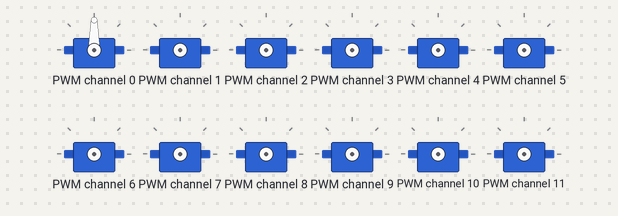
A program run on a simulated Raspberry Pi (BCM pin numbers). Shown: 12 × servo. What the program prints to the terminal is not drawn. At 14.8 s the program stops and its outputs stay as they are.

Above: at 0.1 s.
At 2.2 s:
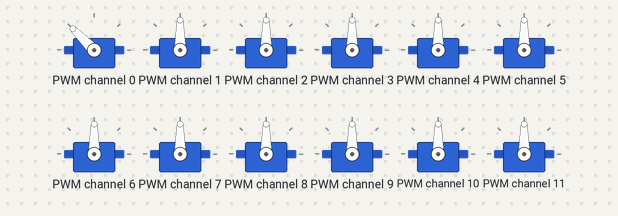
At 4.2 s:
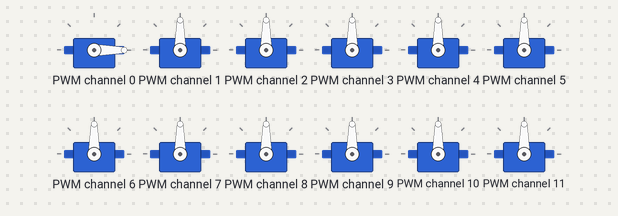
At 6.2 s:
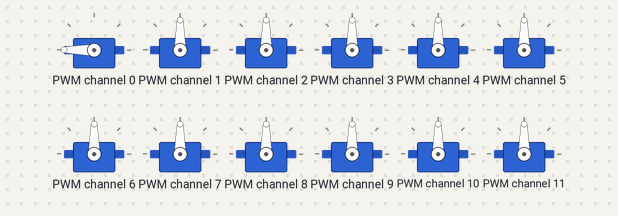
Timing chart, 0 to 8.7 s (numbered marks = the images above):
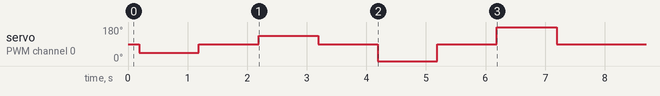

The program:

debug_servo_controller.py
```python
#!/usr/bin/env python3
"""
Debug test for servo_controller.py
Tests if the HexapodServoController can actually move servos
"""

import sys
import time
from servo_controller import HexapodServoController
import config

print("=" * 70)
print("SERVO CONTROLLER DEBUG TEST")
print("=" * 70)

try:
    # Initialize controller
    print("\n1. Initializing servo controller...")
    controller = HexapodServoController()
    print("   ✓ Controller initialized")

    # Attach servos
    print("\n2. Attaching servos...")
    controller.attach_servos()
    print("   ✓ Servos attached")

    # Test writing to first servo (coxa1)
    print("\n3. Testing servo movement...")
    print("   Testing servo 'coxa1' (index 0)")

    # Move to different positions
    positions = [1000, 1500, 2000, 1500]  # microseconds
    angles = [0, 90, 180, 90]  # degrees

    print("\n   Using microseconds control:")
    for i, us in enumerate(positions):
        print(f"   → Writing {us}μs...", end='')
        controller.write_microseconds(0, us)
        time.sleep(1)
        print(" done")

    print("\n   Using angle control:")
    for i, angle in enumerate(angles):
        print(f"   → Writing {angle}°...", end='')
        controller.write_angle(0, angle)
        time.sleep(1)
        print(" done")

    # Test all servos briefly
    print("\n4. Testing all servos (quick sweep)...")
    print("   Each servo will move to center (1500μs)")

    for servo_idx in range(18):
        servo_name = config.SERVO_INDEX_MAP[servo_idx]
        print(f"   → {servo_name} (index {servo_idx})...", end='')
        controller.write_microseconds(servo_idx, 1500)
        time.sleep(0.2)
        print(" done")

    print("\n5. Keeping servos at center position for 3 seconds...")
    time.sleep(3)

    # Cleanup
    print("\n6. Detaching servos...")
    controller.detach_servos()
    print("   ✓ Servos detached")

    print("\n" + "=" * 70)
    print("TEST COMPLETE")
    print("=" * 70)
    print("\nIf servos didn't move, check:")
    print("  1. Servo power supply is connected and ON")
    print("  2. Servos are connected to correct PCA9685 channels")
    print("  3. PCA9685 boards have correct I2C addresses (0x40, 0x41)")
    print("  4. Ground is common between Pi and servo power supply")

except KeyboardInterrupt:
    print("\n\nTest interrupted by user")
    if 'controller' in locals():
        controller.detach_servos()

except Exception as e:
    print(f"\n\n❌ ERROR: {e}")
    import traceback
    traceback.print_exc()

    print("\nDEBUG INFO:")
    print(f"  config.PCA9685_ADDRESS_1 = {hex(config.PCA9685_ADDRESS_1)}")
    print(f"  config.PCA9685_ADDRESS_2 = {hex(config.PCA9685_ADDRESS_2)}")
    print(f"  config.PCA9685_FREQUENCY = {config.PCA9685_FREQUENCY}")
    print(f"  config.SERVO_MIN_PULSE = {config.SERVO_MIN_PULSE}")
    print(f"  config.SERVO_MAX_PULSE = {config.SERVO_MAX_PULSE}")

    if 'controller' in locals():
        controller.cleanup()
```

servo_controller.py
```python
"""
Servo Controller for Hexapod
Controls 18 servos via 2 PCA9685 PWM controllers over I2C
Uses adafruit-servokit for reliable servo control
"""

import time
from adafruit_servokit import ServoKit
import config


class HexapodServoController:
    """
    Controls all 18 servos for the hexapod
    Uses 2 PCA9685 boards via I2C with ServoKit library
    """

    def __init__(self):
        """Initialize PCA9685 controllers using ServoKit"""
        print("Initializing PCA9685 servo controllers...")

        try:
            # Initialize both PCA9685 boards using ServoKit
            # ServoKit handles all the low-level PWM/frequency setup automatically
            self.kit1 = ServoKit(channels=16, address=config.PCA9685_ADDRESS_1)
            self.kit2 = ServoKit(channels=16, address=config.PCA9685_ADDRESS_2)

            # Track servo attachment state
            self.servos_attached = False

            # Cache for last written angles (to avoid unnecessary writes)
            self.last_angles = [None] * 18

            print(f"PCA9685 #1 at {hex(config.PCA9685_ADDRESS_1)}")
            print(f"PCA9685 #2 at {hex(config.PCA9685_ADDRESS_2)}")
            print("ServoKit initialized successfully")

        except Exception as e:
            print(f"Error initializing ServoKit: {e}")
            print("Make sure:")
            print("  1. I2C is enabled (sudo raspi-config)")
            print("  2. PCA9685 boards are connected")
            print("  3. I2C addresses are correct (0x40, 0x41)")
            raise

    def attach_servos(self):
        """
        Enable all servos
        Sets initial state for all servo channels
        """
        if self.servos_attached:
            print("Servos already attached")
            return

        try:
            # Move all servos to neutral position (90 degrees)
            print("Attaching servos and moving to neutral position...")
            for i in range(18):
                self.write_angle(i, 90)
                time.sleep(0.01)  # Small delay between servo commands

            self.servos_attached = True
            print("All servos attached successfully")

        except Exception as e:
            print(f"Error attaching servos: {e}")
            raise

    def detach_servos(self):
        """
        Disable all servos
        Note: ServoKit doesn't have a direct detach, but we can stop sending commands
        """
        if not self.servos_attached:
            print("Servos already detached")
            return

        try:
            # ServoKit maintains the last position when we stop commanding
            # To truly "detach", we'd need to set PWM to 0, but ServoKit doesn't expose this
            # Just mark as detached
            self.servos_attached = False
            print("Servos detached")

        except Exception as e:
            print(f"Error detaching servos: {e}")
            raise

    def write_angle(self, servo_index, angle):
        """
        Write angle to a servo (0-180 degrees)

        Args:
            servo_index: Servo index (0-17)
            angle: Angle in degrees (0-180)
        """
        # Constrain angle to valid range
        angle = max(0, min(180, angle))

        # Check if angle has changed (avoid unnecessary writes)
        if self.last_angles[servo_index] == angle:
            return

        # Determine which board and channel
        board_num, channel = self._get_board_and_channel(servo_index)

        # Write angle
        if board_num == 1:
            self.kit1.servo[channel].angle = angle
        else:
            self.kit2.servo[channel].angle = angle

        # Cache the angle
        self.last_angles[servo_index] = angle

    def write_microseconds(self, servo_index, microseconds):
        """
        Write PWM pulse width in microseconds
        Converts microseconds to angle for ServoKit

        Args:
            servo_index: Servo index (0-17)
            microseconds: Pulse width (500-2500μs, typical servo range)
        """
        # Convert microseconds to angle (500μs = 0°, 2500μs = 180°)
        # Standard servo: 1000μs = 0°, 2000μs = 180°
        # We'll use 500-2500 range for full 0-180°
        angle = ((microseconds - 500) / 2000.0) * 180.0

        # Constrain to valid range
        angle = max(0, min(180, angle))

        self.write_angle(servo_index, angle)

    def write_leg_servos(self, leg, angles):
        """
        Write angles to all servos of a specific leg

        Args:
            leg: Leg index (0-5)
            angles: List of 3 angles [coxa, femur, tibia] in degrees
        """
        # Get servo indices for this leg
        servo_indices = self._get_leg_servo_indices(leg)

        # Write each angle
        for i, angle in enumerate(angles):
            self.write_angle(servo_indices[i], angle)

    def _get_board_and_channel(self, servo_index):
        """
        Get PCA9685 board number and channel for a servo index

        Args:
            servo_index: Global servo index (0-17)

        Returns:
            (board_num, channel) tuple
            board_num: 1 or 2
            channel: 0-15
        """
        # Servos 0-14 are on board 1 (legs 0-4)
        # Servos 15-17 are on board 2 (leg 5)
        if servo_index < 15:
            return (1, servo_index)
        else:
            return (2, servo_index - 15)

    def _get_leg_servo_indices(self, leg):
        """
        Get the three servo indices for a leg

        Args:
            leg: Leg index (0-5)

        Returns:
            List of [coxa_index, femur_index, tibia_index]
        """
        # Each leg has 3 servos (coxa, femur, tibia)
        base_index = leg * 3
        return [base_index, base_index + 1, base_index + 2]

    def get_servo_index(self, leg, joint):
        """
        Get global servo index from leg and joint

        Args:
            leg: Leg index (0-5)
            joint: Joint index (0=coxa, 1=femur, 2=tibia)

        Returns:
            Global servo index (0-17)
        """
        return leg * 3 + joint

    def cleanup(self):
        """Clean up resources"""
        try:
            if self.servos_attached:
                self.detach_servos()
            print("Servo controller cleanup complete")
        except Exception as e:
            print(f"Error during cleanup: {e}")


# Test code
if __name__ == "__main__":
    """Test servo controller"""
    print("Testing Hexapod Servo Controller with ServoKit")
    print("=" * 60)

    try:
        # Create controller
        controller = HexapodServoController()

        # Attach servos
        print("\nAttaching servos...")
        controller.attach_servos()
        time.sleep(1)

        # Test individual servo movement
        print("\nTesting individual servos...")
        print("Moving servo 0 (Leg 0, Coxa) through full range")

        # Sweep servo 0
        for angle in range(0, 181, 10):
            print(f"  Angle: {angle}°", end='\r')
            controller.write_angle(0, angle)
            time.sleep(0.05)

        print("\n  Sweep complete!")

        # Return to neutral
        print("\nReturning to neutral position (90°)...")
        for i in range(18):
            controller.write_angle(i, 90)
            time.sleep(0.01)

        print("\nTest complete!")
        print("All servos should be at 90° (neutral position)")

        # Option to detach
        response = input("\nDetach servos? (y/n): ")
        if response.lower() == 'y':
            controller.detach_servos()

        # Cleanup
        controller.cleanup()

        print("\nServo controller test successful!")

    except KeyboardInterrupt:
        print("\n\nTest interrupted by user")
        if 'controller' in locals():
            controller.cleanup()

    except Exception as e:
        print(f"\nError during test: {e}")
        import traceback
        traceback.print_exc()
        if 'controller' in locals():
            controller.cleanup()
```

Source omitted: config.py (7821 bytes)
